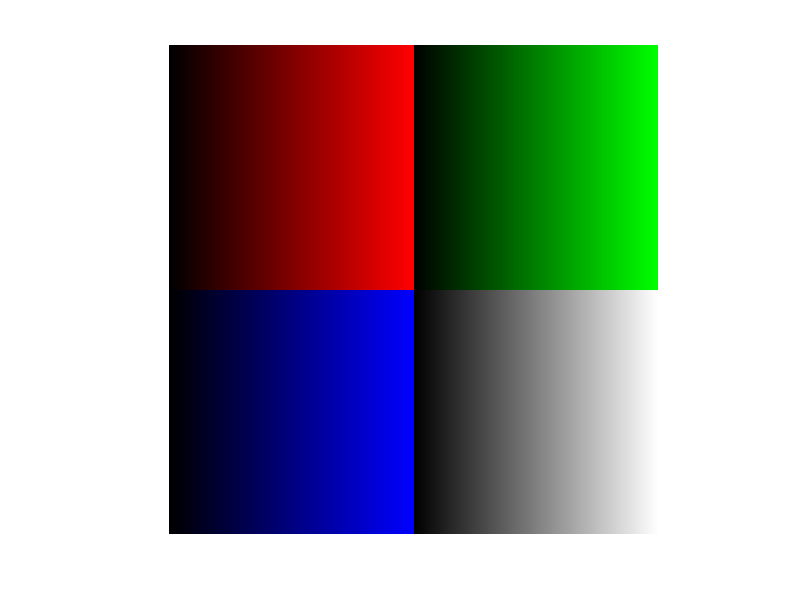

MATLAB code for this plot:
clear, clc

image = uint8(zeros(256*2,256*2,3));

image(1:256,1:256,1) = repmat(0:255,256,1);   %top left, first channel
image(1:256,257:256*2,2) = repmat(0:255,256,1); %top middle, second channel
image(257:256*2,1:256,3) = repmat(0:255,256,1); %top right, second channel
image(257:256*2,257:256*2,1) = repmat(0:255,256,1); 
image(257:256*2,257:256*2,2) = repmat(0:255,256,1); 
image(257:256*2,257:256*2,3) = repmat(0:255,256,1); 

imshow(image)

imwrite(image,'demo.tif')